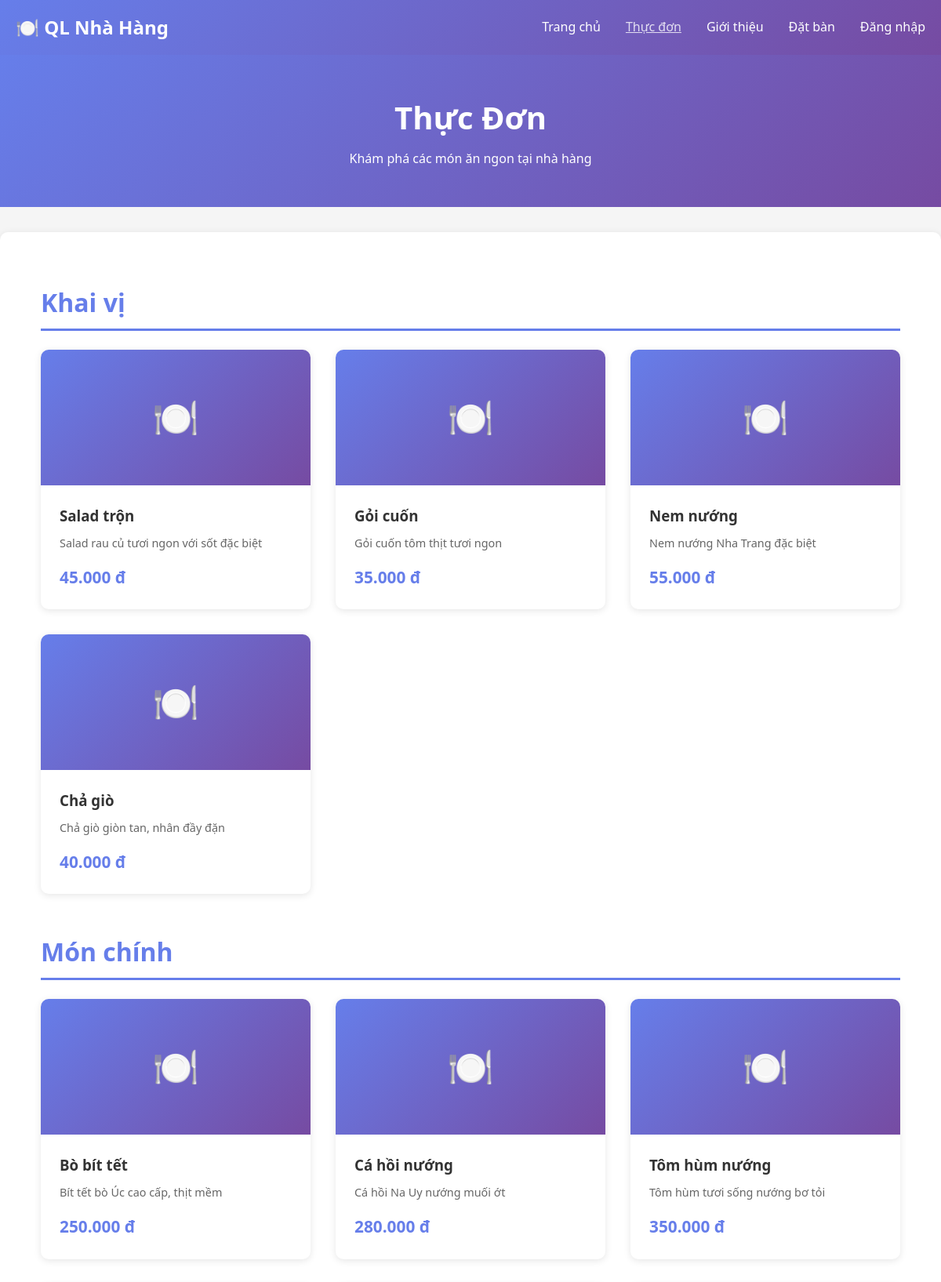
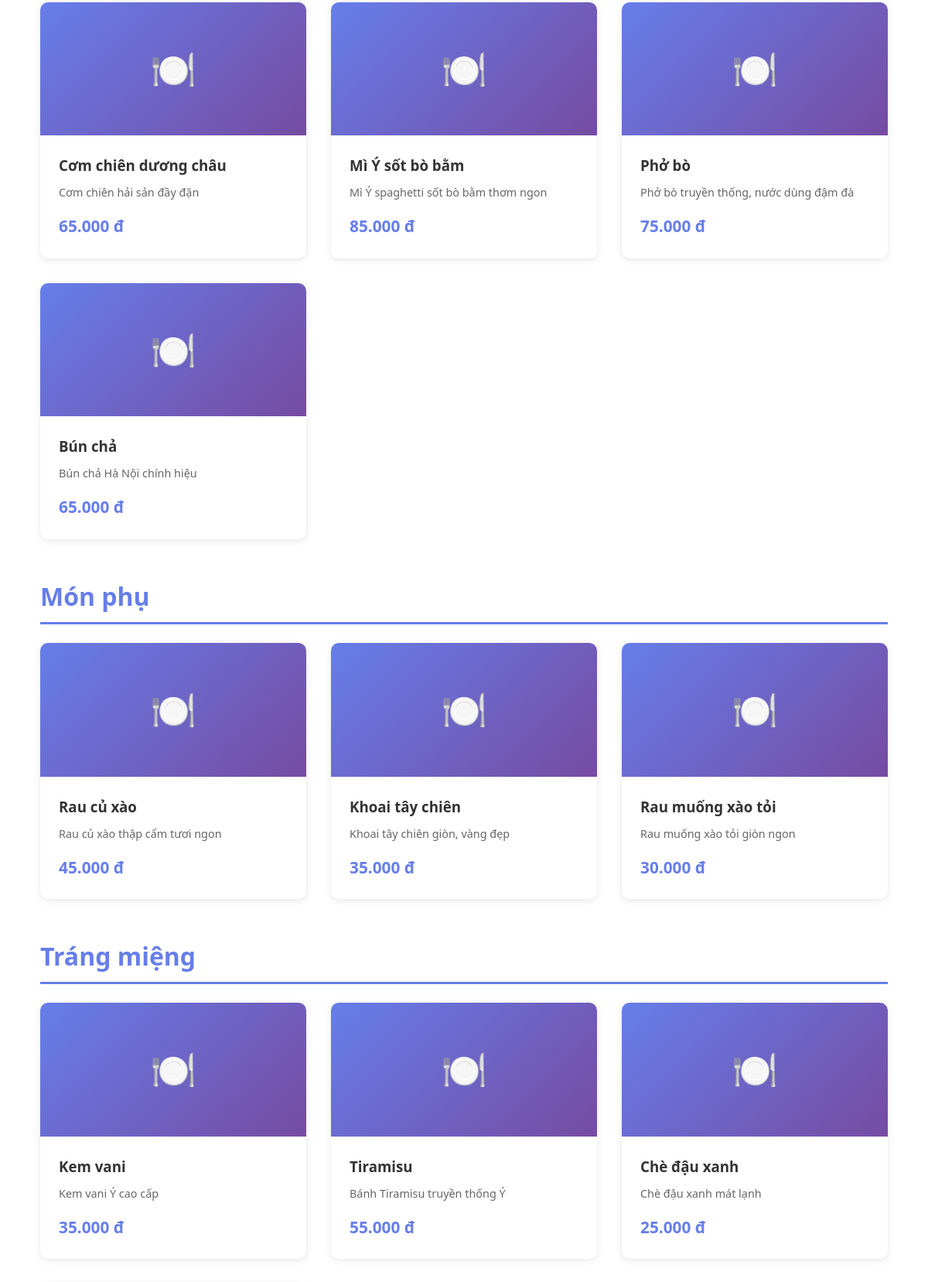
Page /menu.php (upper part) on the committed database (2 pictures, top to bottom).
### tables this page shows
CREATE TABLE dishes (
    id INT PRIMARY KEY AUTO_INCREMENT,
    name VARCHAR(200) NOT NULL COMMENT 'Tên món ăn',
    description TEXT DEFAULT NULL COMMENT 'Mô tả chi tiết món ăn',
    price DECIMAL(10, 2) NOT NULL COMMENT 'Giá bán (VNĐ)',
    cost_price DECIMAL(10, 2) DEFAULT NULL COMMENT 'Giá vốn (để tính lợi nhuận)',
    image VARCHAR(255) DEFAULT NULL COMMENT 'Đường dẫn ảnh món ăn',
    category_id INT NOT NULL COMMENT 'ID danh mục',
    status ENUM('available', 'unavailable', 'out_of_stock') DEFAULT 'available' COMMENT 'Trạng thái món',
    is_featured BOOLEAN DEFAULT FALSE COMMENT 'Món nổi bật',
    preparation_time INT DEFAULT NULL COMMENT 'Thời gian chế biến (phút)',
    calories INT DEFAULT NULL COMMENT 'Calories (nếu có)',
    created_at TIMESTAMP DEFAULT CURRENT_TIMESTAMP,
    updated_at TIMESTAMP DEFAULT CURRENT_TIMESTAMP ON UPDATE CURRENT_TIMESTAMP,
    
     
    FOREIGN KEY (category_id) REFERENCES categories(id)
        ON DELETE RESTRICT 
        ON UPDATE CASCADE,
    
     
    INDEX idx_category_id (category_id),
    INDEX idx_status (status),
    INDEX idx_is_featured (is_featured),
    INDEX idx_price (price),
    INDEX idx_name (name(50))
);

CREATE TABLE categories (
    id INT PRIMARY KEY AUTO_INCREMENT,
    name VARCHAR(100) NOT NULL UNIQUE COMMENT 'Tên danh mục',
    description TEXT DEFAULT NULL COMMENT 'Mô tả danh mục',
    image VARCHAR(255) DEFAULT NULL COMMENT 'Ảnh danh mục',
    display_order INT DEFAULT 0 COMMENT 'Thứ tự hiển thị',
    status ENUM('active', 'inactive') DEFAULT 'active' COMMENT 'Trạng thái',
    created_at TIMESTAMP DEFAULT CURRENT_TIMESTAMP,
    updated_at TIMESTAMP DEFAULT CURRENT_TIMESTAMP ON UPDATE CURRENT_TIMESTAMP,
    
    INDEX idx_status (status),
    INDEX idx_display_order (display_order)
);

### auth.php (called while the page is built, shortened)
<?php
require_once 'config.php';
function isLoggedIn() {
    return isset($_SESSION['user_id']);
}
?>

### config.php (called while the page is built, shortened)
<?php
function formatCurrency($amount) {
    return number_format($amount, 0, ',', '.') . ' đ';
}
?>

### menu.php (the view, shortened to what this page needs)
<?php
require_once 'config.php';
require_once 'auth.php';
$user = isLoggedIn() ? getCurrentUser() : null;
$conn = getDBConnection();
$dishes = $conn->query("SELECT d.*, c.name as category_name FROM dishes d
                        LEFT JOIN categories c ON d.category_id = c.id
                        WHERE d.status = 'available'
                        ORDER BY d.category_id, d.id");
?>
<!DOCTYPE html>
<html lang="vi">
<head>
    <link rel="stylesheet" href="assets/css/style.css">
</head>
<body>
    <nav class="navbar">
        <div class="container">
            <div class="logo">
                <h2>🍽️ QL Nhà Hàng</h2>
            </div>
            <ul class="nav-menu">
                <li><a href="index.php">Trang chủ</a></li>
                <li><a href="menu.php" class="active">Thực đơn</a></li>
                <li><a href="about.php">Giới thiệu</a></li>
                <li><a href="reservation.php">Đặt bàn</a></li>
                <?php if ($user): ?>
                    <li><a href="customer_dashboard.php">👤 <?php echo htmlspecialchars($user['full_name']); ?></a></li>
                    <li><a href="logout.php">Đăng xuất</a></li>
                <?php else: ?>
                    <li><a href="login.php">Đăng nhập</a></li>
                <?php endif; ?>
            </ul>
        </div>
    </nav>
    <div class="page-header">
        <div class="container">
            <h1>Thực Đơn</h1>
            <p>Khám phá các món ăn ngon tại nhà hàng</p>
        </div>
    </div>
    <section class="menu-section">
        <div class="container">
            <?php
            $current_category = '';
            while ($dish = $dishes->fetch_assoc()) {
                if ($current_category != $dish['category_name']) {
                    if ($current_category != '') {
                        echo '</div>';
                    }
                    $current_category = $dish['category_name'];
                    echo '<h2 class="category-title">' . htmlspecialchars($current_category) . '</h2>';
                    echo '<div class="dishes-grid">';
                }
                ?>
                <div class="dish-card">
                    <div class="dish-image">
                        <?php if ($dish['image'] && file_exists($dish['image'])): ?>
                            <img src="<?php echo htmlspecialchars($dish['image']); ?>" alt="<?php echo htmlspecialchars($dish['name']); ?>" style="width: 100%; height: 200px; object-fit: cover;">
                        <?php else: ?>
                            <div class="dish-image-placeholder">🍽️</div>
                        <?php endif; ?>
                    </div>
                    <div class="dish-info">
                        <h3><?php echo htmlspecialchars($dish['name']); ?></h3>
                        <p class="dish-description"><?php echo htmlspecialchars($dish['description']); ?></p>
                        <p class="dish-price"><?php echo formatCurrency($dish['price']); ?></p>
                    </div>
                </div>
                <?php
            }
            if ($current_category != '') {
                echo '</div>';
            }
            ?>
        </div>
    </section>
</body>
</html>

### assets/css/style.css (style rules this page uses)
* { margin: 0; padding: 0; box-sizing: border-box; }
body { font-family: 'Segoe UI', Tahoma, Geneva, Verdana, sans-serif; line-height: 1.6; color: #333; background-color: #f5f5f5; }
.container { max-width: 1200px; margin: 0 auto; padding: 0 20px; }
.navbar { background: linear-gradient(135deg, #667eea 0%, #764ba2 100%); color: white; padding: 1rem 0; box-shadow: 0 2px 10px rgba(0,0,0,0.1); }
.navbar .container { display: flex; justify-content: space-between; align-items: center; }
.logo h2 { font-size: 1.5rem; }
.nav-menu { display: flex; list-style: none; gap: 2rem; }
.nav-menu a { color: white; text-decoration: none; transition: opacity 0.3s; font-weight: 500; }
.nav-menu a:hover, .nav-menu a.active { opacity: 0.8; text-decoration: underline; }
.page-header { background: linear-gradient(135deg, #667eea 0%, #764ba2 100%); color: white; padding: 3rem 0; text-align: center; margin-bottom: 2rem; }
.page-header h1 { font-size: 2.5rem; margin-bottom: 0.5rem; }
.menu-section { padding: 2rem 0; }
.category-title { font-size: 2rem; margin: 2rem 0 1.5rem; color: #667eea; border-bottom: 3px solid #667eea; padding-bottom: 0.5rem; }
.dishes-grid { display: grid; grid-template-columns: repeat(auto-fill, minmax(280px, 1fr)); gap: 2rem; margin-bottom: 3rem; }
.dish-card { background: white; border-radius: 10px; overflow: hidden; box-shadow: 0 2px 10px rgba(0,0,0,0.1); transition: transform 0.3s; }
.dish-image-placeholder { background: linear-gradient(135deg, #667eea 0%, #764ba2 100%); padding: 3rem; text-align: center; font-size: 3rem; }
.dish-info { padding: 1.5rem; }
.dish-info h3 { margin-bottom: 0.5rem; color: #333; }
.dish-description { color: #666; font-size: 0.9rem; margin-bottom: 1rem; }
.dish-price { font-size: 1.3rem; font-weight: bold; color: #667eea; }
.menu-section, .cart-section { background: white; padding: 2rem; border-radius: 10px; box-shadow: 0 2px 10px rgba(0,0,0,0.1); }

### rows in the picture
dishes: category.name "Khai vị", name "Salad trộn", description "Salad rau củ tươi ngon với sốt đặc biệt", price "45.000 đ"
dishes: name "Gỏi cuốn", description "Gỏi cuốn tôm thịt tươi ngon", price "35.000 đ"
dishes: name "Nem nướng", description "Nem nướng Nha Trang đặc biệt", price "55.000 đ"
dishes: name "Chả giò", description "Chả giò giòn tan, nhân đầy đặn", price "40.000 đ"
dishes: category.name "Món chính", name "Bò bít tết", description "Bít tết bò Úc cao cấp, thịt mềm", price "250.000 đ"
dishes: name "Cá hồi nướng", description "Cá hồi Na Uy nướng muối ớt", price "280.000 đ"
dishes: name "Tôm hùm nướng", description "Tôm hùm tươi sống nướng bơ tỏi", price "350.000 đ"
dishes: name "Cơm chiên dương châu", description "Cơm chiên hải sản đầy đặn", price "65.000 đ"
dishes: name "Mì Ý sốt bò bằm", description "Mì Ý spaghetti sốt bò bằm thơm ngon", price "85.000 đ"
dishes: name "Phở bò", description "Phở bò truyền thống, nước dùng đậm đà", price "75.000 đ"
dishes: name "Bún chả", description "Bún chả Hà Nội chính hiệu", price "65.000 đ"
dishes: category.name "Món phụ", name "Rau củ xào", description "Rau củ xào thập cẩm tươi ngon", price "45.000 đ"
dishes: name "Khoai tây chiên", description "Khoai tây chiên giòn, vàng đẹp", price "35.000 đ"
dishes: name "Rau muống xào tỏi", description "Rau muống xào tỏi giòn ngon", price "30.000 đ"
dishes: category.name "Tráng miệng", name "Kem vani", description "Kem vani Ý cao cấp", price "35.000 đ"
dishes: name "Tiramisu", description "Bánh Tiramisu truyền thống Ý", price "55.000 đ"
dishes: name "Chè đậu xanh", description "Chè đậu xanh mát lạnh", price "25.000 đ"
